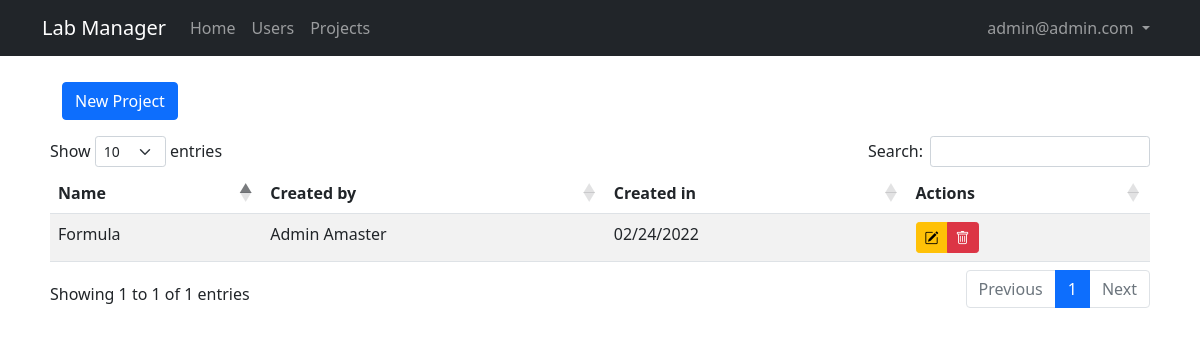
Page /admin/projects (signed in) on the earlier database version.
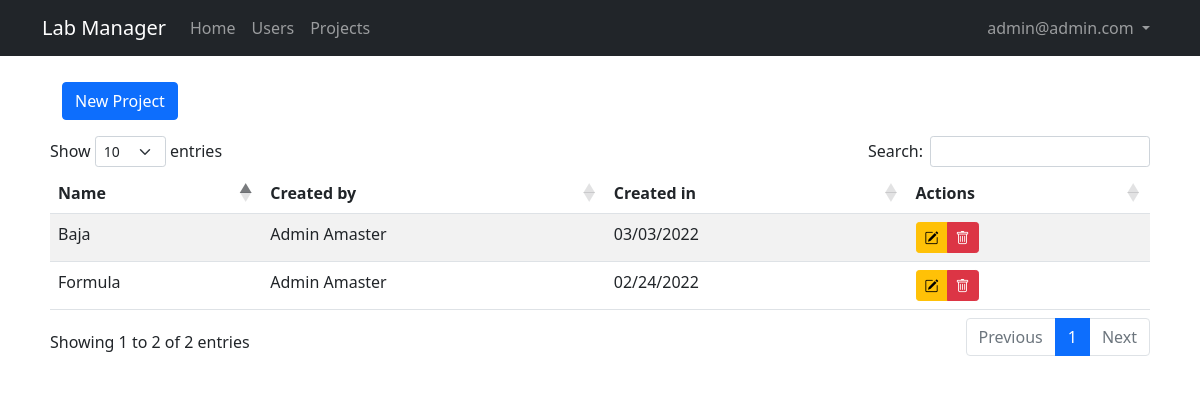
Same page on the later database version.
### lab_manager/models.py (models this page shows, shortened)
class User(db.Model, UserMixin):
    id = db.Column(db.Integer, primary_key = True)
    email = db.Column(db.String(50), unique = True)
    name = db.Column(db.String(150))
    password = db.Column(db.String(128))
    date_created = db.Column(db.DateTime, default = datetime.utcnow)
    biometry = db.Column(db.Boolean, default = False, nullable = False)
    project = db.Column(db.Integer, nullable = False)
    grr = db.Column(db.Integer, unique = True)
    course = db.Column(db.String(50))
    approved_by = db.Column(db.Integer)
    date_approved = db.Column(db.DateTime, default = datetime.utcnow)
    approved = db.Column(db.Boolean, default = False, nullable = False)
    admin = db.Column(db.Boolean, default = False, nullable = False)
    projects = db.relationship('Project', backref="user", passive_deletes = False)

class Project(db.Model):
    id = db.Column(db.Integer, primary_key = True)
    name = db.Column(db.String(150), unique = True)
    date_created = db.Column(db.DateTime, default = datetime.utcnow)
    active = db.Column(db.Boolean, default=True, nullable=False)
    created_by = db.Column(db.Integer, db.ForeignKey('user.id'))

### lab_manager/admin/routes.py (the view)
@admin.route("/admin/projects")
@admin_only
def projects():
    projects = Project.query
    return render_template('admin/projects.jinja2', title = "Projects", projects=projects, user=current_user)

### lab_manager/__init__.py (called while the page is built)
def create_app(config_class=Config):
    app = Flask(__name__)
    app.config.from_object(Config)
    db.init_app(app)
    migrate.init_app(app, db)
    from lab_manager.main.routes import main
    app.register_blueprint(main)
    from lab_manager.users.routes import users
    app.register_blueprint(users)
    from lab_manager.admin.routes import admin
    app.register_blueprint(admin)
    from .models import User, Project
    initialize_database(app)
    login_manager.init_app(app)
    @login_manager.user_loader
    def load_user(id):
        return User.query.get(int(id))
    return app

### lab_manager/admin/routes.py (called while the page is built)
def admin_only(func):
    @wraps(func)
    def wrapper(*args, **kwargs):
        if current_user.is_anonymous:
            flash("You should be logged in to see this page!", "warning")
            return redirect(url_for('admin.login'))
        if not current_user.admin:
            abort(403)
        return func(*args, **kwargs)
    return wrapper

### lab_manager/templates/admin/projects.jinja2 (shortened to what this page needs)
{% extends "layout.jinja2" %}
{% block content %}
<div class="container btn-header">
    <button type="button" class="btn btn-primary" data-bs-toggle="modal" data-bs-target="#addProjectModal">New Project</button>
    <br>
</div>
<table id="data" class="table table-striped">
<thead>
    <tr>
        <th>Name</th>
        <th>Created by</th>
        <th>Created in</th>
        <th>Actions</th>
    </tr>
</thead>
<tbody>
    {% for project in projects %}
    <tr>
        <td>{{ project.name }}</td>
        <td>{{ project.user.name }}</td>
        <td>{{ project.date_created.strftime("%m/%d/%Y") }}</td>
        <td>
            <div class="btn-group" role="group" aria-label="Basic mixed styles example">
                <button type="button" class="btn btn-warning btn-sm" data-bs-toggle="modal" data-bs-target="#editProjectModal{{project.id}}"><i class="bi bi-pencil-square"></i></button>
                <button type="button" class="btn btn-danger btn-sm" data-bs-toggle="modal" data-bs-target="#delete-confirmation"><i class="bi bi-trash"></i></button>
            </div>
        </td>
    </tr>
    {% endfor %}
</tbody>
</table>
{% endblock content %}

### lab_manager/templates/layout.jinja2 (shortened to what this page needs)
<!DOCTYPE html>
<html lang="en">
<head>
    <link href="https://cdn.jsdelivr.net/npm/bootstrap@5.1.3/dist/css/bootstrap.min.css" rel="stylesheet">
    <link rel="stylesheet" type="text/css" href="https://cdn.datatables.net/1.10.25/css/dataTables.bootstrap5.css">
    <link rel="stylesheet" href="https://cdn.jsdelivr.net/npm/bootstrap-icons@1.8.1/font/bootstrap-icons.css">
    <link rel="stylesheet" type="text/css" href="{{ url_for('static', filename='main.css') }}">
</head>
<body>
    <nav class="navbar navbar-expand-md navbar-dark bg-dark">
        <div class="container">
            <a class="navbar-brand mr-4" href="/">Lab Manager</a>
            <div class="collapse navbar-collapse" id="navbar">
                <div class="navbar-nav me-auto mb-2 mb-lg-0">
                    <a href="/" class="nav-item nav-link">Home</a>
                    {% if user.is_authenticated and user.admin==True %}
                        <a href="{{url_for('admin.users')}}" class="nav-item nav-link">Users</a>
                        <a href="{{url_for('admin.projects')}}" class="nav-item nav-link">Projects</a>
                    {% endif %}
                </div>
                <div class="navbar-nav">
                    {% if user.is_authenticated and user.admin==False %}
                        <li class="nav-item dropdown">
                            <a class="nav-link dropdown-toggle" href="#" id="navbarDropdown" role="button" data-bs-toggle="dropdown" aria-expanded="false"> {{user.email}} </a>
                            <ul class="dropdown-menu dropdown-menu-end" aria-labelledby="navbarDropdown">
                                <li><a class="dropdown-item" href="{{url_for('users.profile')}}">Profile</a></li>
                                <li><hr class="dropdown-divider"></li>
                                <li><a class="dropdown-item" href="{{url_for('users.logout')}}">Logout</a></li>
                            </ul>
                        </li>
                    {% elif user.is_authenticated and user.admin==True %}
                        <li class="nav-item dropdown">
                            <a class="nav-link dropdown-toggle" href="#" id="navbarDropdown" role="button" data-bs-toggle="dropdown" aria-expanded="false"> {{user.email}} </a>
                        </li>
                    {% else %}
                        <a href="{{url_for('users.login')}}" class="nav-item nav-link">Login</a>
                        <a href="{{url_for('users.register')}}" class="nav-item nav-link">Sign Up</a>
                    {% endif %}
                </div>
            </div>
        </div>
    </nav>
    <main class="container full-page" role="main">
        {% block content %}{% endblock content %}
    </main>
</body>
</html>

### lab_manager/static/main.css (style rules this page uses)
.full-page { background: #ffffff; padding: 10px 20px; margin-bottom: 20px; margin-top: 1rem; }
.btn-header { margin-bottom: 1rem; }

Differences in the rows shown:
added Project: name "Baja", user.name "Admin Amaster", date_created "03/03/2022"
Other differences:
text written by a page script: "Show entries Search: Showing 1 to 1 of 1 entries Previous 1 Next" → "Show entries Search: Showing 1 to 2 of 2 entries Previous 1 Next"
